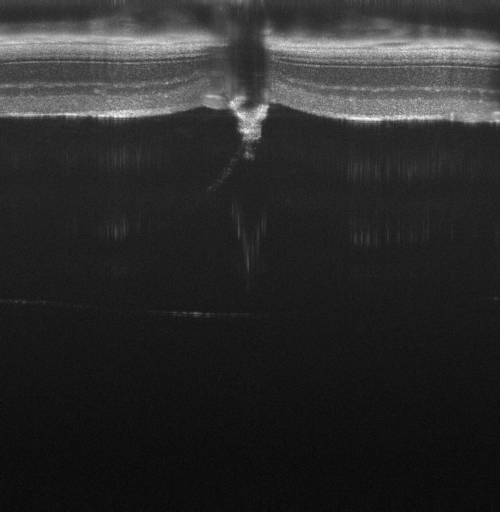
#> input picture image-pre-processing/example-input/001.tiff, 1000 x 1024 px (shown at 1/2 size)
$ python merge_image.py ../../image-pre-processing/example-input/001.tiff ../../image-pre-processing/example-input/001.tiff ../../image-pre-processing/example-input/001.tiff out.png
#> lines starting #> are read from the running program, lines starting #| are printed output that depends on the picture
import PIL.Image

import sys


def merge_images(raw_img_file, left_img_file, right_img_file, output_file):
#> called with output_file = 'out.png'
    raw_img = PIL.Image.open(raw_img_file)
#> raw_img is the input picture: PIL image 1000x1024 I;16; min 11985, max 65317, mean 21144.5
    left_img = PIL.Image.open(left_img_file)
    right_img = PIL.Image.open(right_img_file)

    output_img = raw_img.copy()

    if output_img.mode == "I;16":
        output_img = output_img.point(lambda i: i * (1.0 / 256)).convert("RGB")
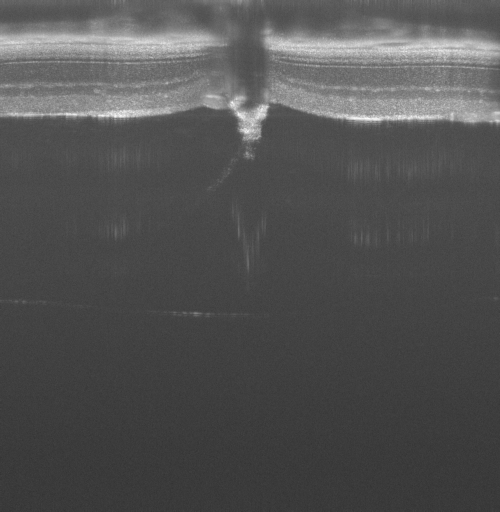
#> output_img: PIL image 1000x1024 RGB (shown at 1/2 size); min 46, max 255, mean 82.1
    print(output_img.size)
#| (1000, 1024)
    print(left_img.size)
#| (1000, 1024)
    print(right_img.size)
#| (1000, 1024)
    output_img.paste(left_img, (53, 0))
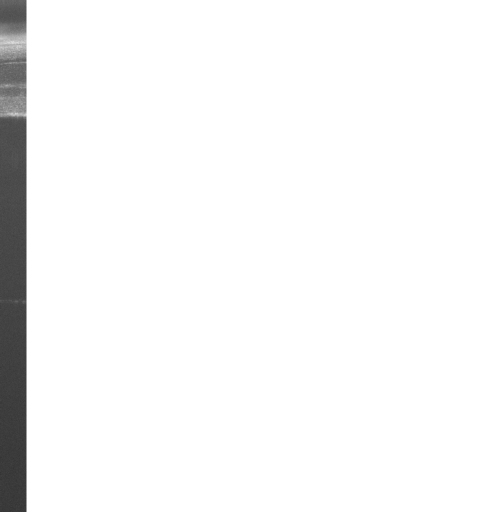
#> output_img: PIL image 1000x1024 RGB (shown at 1/2 size); min 47, max 255, mean 245.8
    output_img.paste(right_img, (753, 0))

    output_img.save(output_file)


if __name__ == "__main__":

    if len(sys.argv) != 5:
        print(
            "Usage: python3 merge_image.py <path/to/original/image> <path/to/left/segment/plot> <path/to/right/segment/plot> <path/to/output_file>"
        )
        exit(1)

    raw_img_file = sys.argv[1]
    left_img_file = sys.argv[2]
    right_img_file = sys.argv[3]
    output_file = sys.argv[4]

    merge_images(raw_img_file, left_img_file, right_img_file, output_file)
